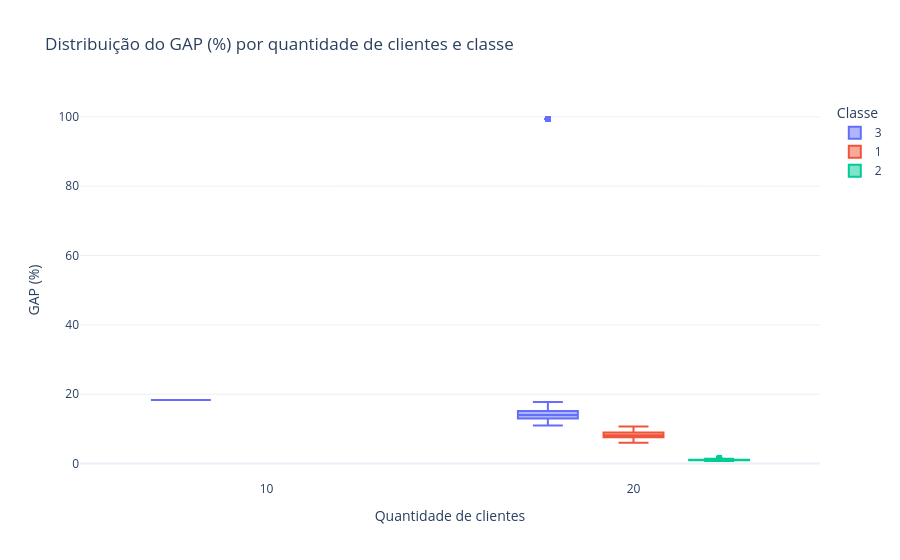
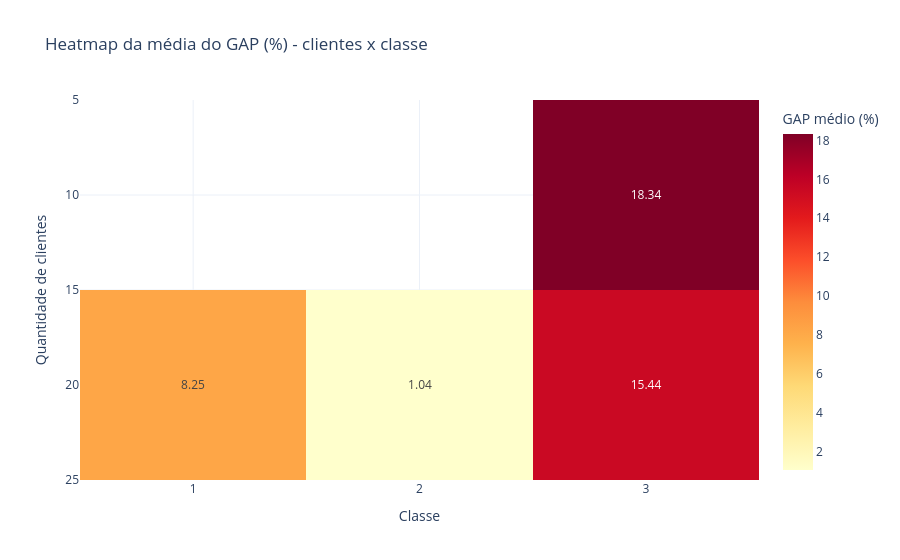

Source (notebook cell) for these figures, in order:
### Code cell
# =========================
# 1) Preparação dos dados
# =========================
# Troque "df" pelo nome do seu DataFrame, se necessário
df["gap"] = df["gap"].clip(lower=0)
base = df.copy()

cols = ["instancia", "clientes", "classe", "gap"]
faltantes = [c for c in cols if c not in base.columns]
if faltantes:
    raise ValueError(f"Colunas ausentes no DataFrame: {faltantes}")

dados = base[cols].copy()
dados["clientes"] = pd.to_numeric(dados["clientes"], errors="coerce")
dados["gap"] = pd.to_numeric(dados["gap"], errors="coerce")
dados = dados.dropna(subset=["clientes", "classe", "gap"])

# Ajustes de tipo
dados["clientes"] = dados["clientes"].astype(int)
dados["classe"] = dados["classe"].astype(str)


dados["gap_pct"] = dados["gap"] * 100

# =========================
# 2) Resumo estatístico
# =========================
resumo = (
    dados.groupby(["clientes", "classe"], as_index=False)
    .agg(
        n_execucoes=("gap_pct", "size"),
        n_instancias=("instancia", "nunique"),
        gap_medio_pct=("gap_pct", "mean"),
        gap_mediano_pct=("gap_pct", "median"),
        gap_std_pct=("gap_pct", "std"),
        gap_p90_pct=("gap_pct", lambda s: s.quantile(0.90)),
        gap_min_pct=("gap_pct", "min"),
        gap_max_pct=("gap_pct", "max"),
    )
    .sort_values(["clientes", "classe"])
)

display(resumo.round(3))

# Tabelas dinâmicas
tabela_media = dados.pivot_table(
    index="clientes", columns="classe", values="gap_pct", aggfunc="mean"
).sort_index()

tabela_qtd = dados.pivot_table(
    index="clientes", columns="classe", values="gap_pct", aggfunc="size", fill_value=0
).sort_index()

display(tabela_media.round(3))
display(tabela_qtd)

# =========================
# 3) Plotly - Boxplot
# =========================
fig_box = px.box(
    dados.sort_values("clientes"),
    x="clientes",
    y="gap_pct",
    color="classe",
    points="outliers",
    labels={
        "clientes": "Quantidade de clientes",
        "gap_pct": "GAP (%)",
        "classe": "Classe",
    },
    title="Distribuição do GAP (%) por quantidade de clientes e classe",
)

fig_box.update_layout(
    boxmode="group",
    legend_title_text="Classe",
    template="plotly_white"
)
fig_box.show()

# =========================
# 4) Plotly - Heatmap (média)
# =========================
fig_heat = px.imshow(
    tabela_media,
    text_auto=".2f",
    aspect="auto",
    color_continuous_scale="YlOrRd",
    labels=dict(x="Classe", y="Quantidade de clientes", color="GAP médio (%)"),
    title="Heatmap da média do GAP (%) - clientes x classe",
)

fig_heat.update_layout(template="plotly_white")
fig_heat.show()

### Figure 1 — Plotly figure (JSON) as saved in the notebook; plotly's stock layout.template omitted (floating-point values rounded to 4 significant figures; data arrays with more than 128 entries replaced by an {"elided": "..."} marker saying what was removed)
{"data": [{"alignmentgroup": "True", "boxpoints": "outliers", "hovertemplate": "Classe=3<br>Quantidade de clientes=%{x}<br>GAP (%)=%{y}<extra></extra>", "legendgroup": "3", "marker": {"color": "#636efa"}, "name": "3", "notched": false, "offsetgroup": "3", "orientation": "v", "showlegend": true, "type": "box", "x": {"elided": "7206 int values"}, "x0": " ", "xaxis": "x", "y": {"elided": "7206 float values"}, "y0": " ", "yaxis": "y"}, {"alignmentgroup": "True", "boxpoints": "outliers", "hovertemplate": "Classe=1<br>Quantidade de clientes=%{x}<br>GAP (%)=%{y}<extra></extra>", "legendgroup": "1", "marker": {"color": "#EF553B"}, "name": "1", "notched": false, "offsetgroup": "1", "orientation": "v", "showlegend": true, "type": "box", "x": {"elided": "7200 int values"}, "x0": " ", "xaxis": "x", "y": {"elided": "7200 float values"}, "y0": " ", "yaxis": "y"}, {"alignmentgroup": "True", "boxpoints": "outliers", "hovertemplate": "Classe=2<br>Quantidade de clientes=%{x}<br>GAP (%)=%{y}<extra></extra>", "legendgroup": "2", "marker": {"color": "#00cc96"}, "name": "2", "notched": false, "offsetgroup": "2", "orientation": "v", "showlegend": true, "type": "box", "x": {"elided": "7200 int values"}, "x0": " ", "xaxis": "x", "y": {"elided": "7200 float values"}, "y0": " ", "yaxis": "y"}], "layout": {"boxmode": "group", "legend": {"title": {"text": "Classe"}, "tracegroupgap": 0}, "title": {"text": "Distribuição do GAP (%) por quantidade de clientes e classe"}, "xaxis": {"anchor": "y", "domain": [0, 1], "title": {"text": "Quantidade de clientes"}}, "yaxis": {"anchor": "x", "domain": [0, 1], "title": {"text": "GAP (%)"}}}}

### Figure 2 — Plotly figure (JSON) as saved in the notebook; plotly's stock layout.template omitted (floating-point values rounded to 4 significant figures)
{"data": [{"coloraxis": "coloraxis", "hovertemplate": "Classe: %{x}<br>Quantidade de clientes: %{y}<br>GAP médio (%): %{z}<extra></extra>", "name": "0", "texttemplate": "%{z:.2f}", "type": "heatmap", "x": ["1", "2", "3"], "xaxis": "x", "y": [10, 20], "yaxis": "y", "z": [[NaN, NaN, 18.34], [8.25, 1.039, 15.44]]}], "layout": {"coloraxis": {"colorbar": {"title": {"text": "GAP médio (%)"}}, "colorscale": [[0, "rgb(255,255,204)"], [0.125, "rgb(255,237,160)"], [0.25, "rgb(254,217,118)"], [0.375, "rgb(254,178,76)"], [0.5, "rgb(253,141,60)"], [0.625, "rgb(252,78,42)"], [0.75, "rgb(227,26,28)"], [0.875, "rgb(189,0,38)"], [1, "rgb(128,0,38)"]]}, "title": {"text": "Heatmap da média do GAP (%) - clientes x classe"}, "xaxis": {"anchor": "y", "domain": [0, 1], "title": {"text": "Classe"}}, "yaxis": {"anchor": "x", "autorange": "reversed", "domain": [0, 1], "title": {"text": "Quantidade de clientes"}}}}
